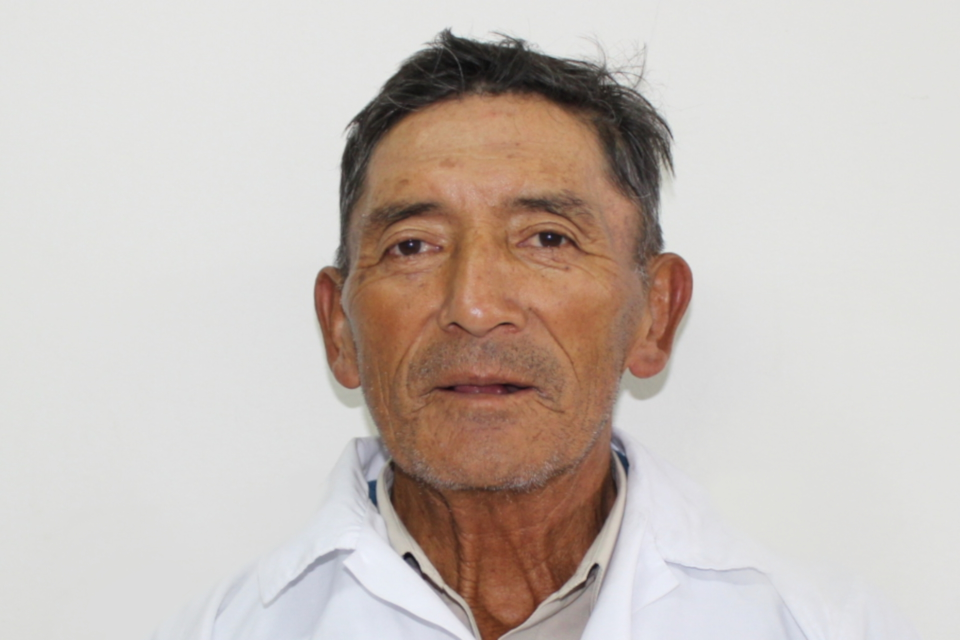
#> input picture Etnias/001_10.JPG, 1920 x 1280 px (shown at 1/2 size); its folder holds only this picture in this run
$ python extract_orb.py
#> lines starting #> are read from the running program, lines starting #| are printed output that depends on the picture
import cv2
import os
import numpy as np
import pandas as pd
import time

input_folder = "Etnias"
output_folder = "Datasets_Descriptores"

if not os.path.exists(output_folder):
    os.makedirs(output_folder)

dataset_orb = []
# ScoreType FAST mejora la consistencia en la detección de esquinas faciales estables
orb_detector = cv2.ORB_create(nfeatures=50, scoreType=cv2.ORB_FAST_SCORE)

def adjust_gamma(image, gamma=1.5):
    invGamma = 1.0 / gamma
    table = np.array([((i / 255.0) ** invGamma) * 255 for i in np.arange(0, 256)]).astype("uint8")
    return cv2.LUT(image, table)

print("🚀 Extrayendo descriptores locales ORB...")
start_total_time = time.time()

for filename in os.listdir(input_folder):
    if filename.lower().endswith(('.jpg', '.jpeg', '.png', '.bmp')):
        input_path = os.path.join(input_folder, filename)
        try:
            image = cv2.imread(input_path)
#> image is the input picture: shape (1280, 1920, 3); mean B, G, R 185.1, 191.1, 201
            if image is None: continue

            image_resized = cv2.resize(image, (128, 128))
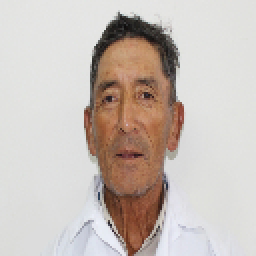
#> image_resized: shape (128, 128, 3) (shown 2 times larger); mean B, G, R 185.2, 191.2, 201.1

            denoised = cv2.bilateralFilter(image_resized, d=9, sigmaColor=75, sigmaSpace=75)
            enhanced = adjust_gamma(denoised, gamma=1.5)
#> in adjust_gamma, `return cv2.LUT(image, table)`:
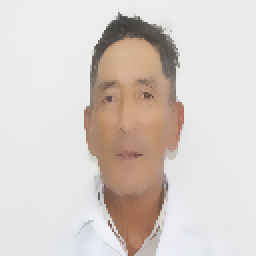
#> returned value: shape (128, 128, 3) (shown 2 times larger); mean of channels 0, 1, 2 201.7, 207.3, 215.9; drawn as B, G, R
            gray = cv2.cvtColor(enhanced, cv2.COLOR_BGR2GRAY)
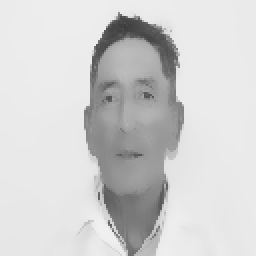
#> gray: shape (128, 128) (shown 2 times larger); min 60, max 240, mean 209.3

            keypoints, descriptors = orb_detector.detectAndCompute(gray, None)
#> keypoints = 26 keypoints; strongest (x, y, size): (42, 55, 31), (91, 53, 31), (44, 50, 31), (89, 32, 31)
            fixed_descriptor_length = 50 * 32

            if descriptors is not None:
                orb_features = descriptors.flatten()
#> orb_features = 832 values, max 255 at index 215, min 0 at index 555, mean 138
                if len(orb_features) < fixed_descriptor_length:
                    orb_features = np.pad(orb_features, (0, fixed_descriptor_length - len(orb_features)), 'constant')
#> orb_features = 1600 values, max 255 at index 215, min 0 at index 555, mean 71.74
                elif len(orb_features) > fixed_descriptor_length:
                    orb_features = orb_features[:fixed_descriptor_length]
            else:
                orb_features = np.zeros(fixed_descriptor_length, dtype=np.uint8)

            clean_id = os.path.splitext(filename)[0]
            orb_row = {"sub_id": clean_id}
            for i, val in enumerate(orb_features):
                orb_row[f"orb_{i+1}"] = val
#> this loop made 1600 passes
#> val on passes 1 to 3: 189, 67, 107
#> after the loop, orb_row = 1601 items
            dataset_orb.append(orb_row)

        except Exception as e:
            print(f"❌ Error en {filename}: {e}")

end_total_time = time.time()
total_execution_time = end_total_time - start_total_time

df_orb = pd.DataFrame(dataset_orb)
#> df_orb = table of 1 rows and 1601 columns
output_file_name = "dataset_orb.csv"
df_orb.to_csv(os.path.join(output_folder, output_file_name), index=False)

print("\n" + "="*50)
print("📊 REPORTE TÉCNICO COMPLETO - DESCRIPTOR: ORB")
print("="*50)
print(f"🔹 Dimensiones del dataset: {df_orb.shape[0]} muestras x {df_orb.shape[1] - 1} características")
#| 🔹 Dimensiones del dataset: 1 muestras x 1600 características
print(f"🔹 Tiempo total: {total_execution_time:.4f} segundos")
print("="*50 + "\n")

$ run again, on Etnias/001_22.JPG
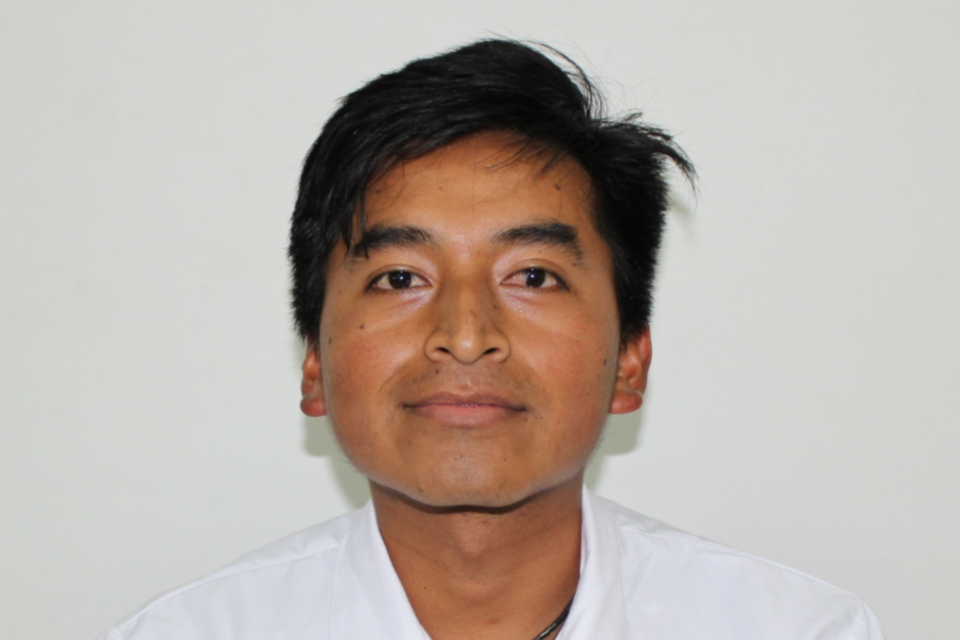
#> input picture Etnias/001_22.JPG, 1920 x 1280 px (shown at 1/2 size)
#> image is the input picture: shape (1280, 1920, 3); mean B, G, R 168.6, 175.3, 185.4
#> `image_resized = cv2.resize(image, (128, 128))`:
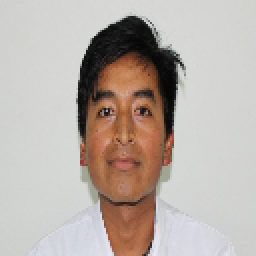
#> image_resized: shape (128, 128, 3) (shown 2 times larger); mean B, G, R 168.7, 175.5, 185.6
#> `gray = cv2.cvtColor(enhanced, cv2.COLOR_BGR2GRAY)`:
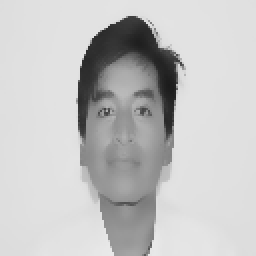
#> gray: shape (128, 128) (shown 2 times larger); min 27, max 233, mean 196
#> keypoints = 32 keypoints; strongest (x, y, size): (91, 32, 31), (88, 33, 31), (71, 55, 44.6), (54, 55, 31)
#> `orb_features = descriptors.flatten()`: orb_features = 1024 values, max 255 at index 55, min 0 at index 65, mean 134.6
#> `orb_features = np.pad(orb_features, (0, fixed_descriptor_length - len(..`: orb_features = 1600 values, max 255 at index 55, min 0 at index 65, mean 86.17
#> the loop `for i, val in enumerate(orb_features):` made 1600 passes
#> val on passes 1 to 3: 230, 159, 138
#> after the loop `for i, val in enumerate(orb_features):`: orb_row = 1601 items
#> df_orb = table of 1 rows and 1601 columns
#| 🔹 Dimensiones del dataset: 1 muestras x 1600 características

$ run again, on Etnias/001_28.JPG
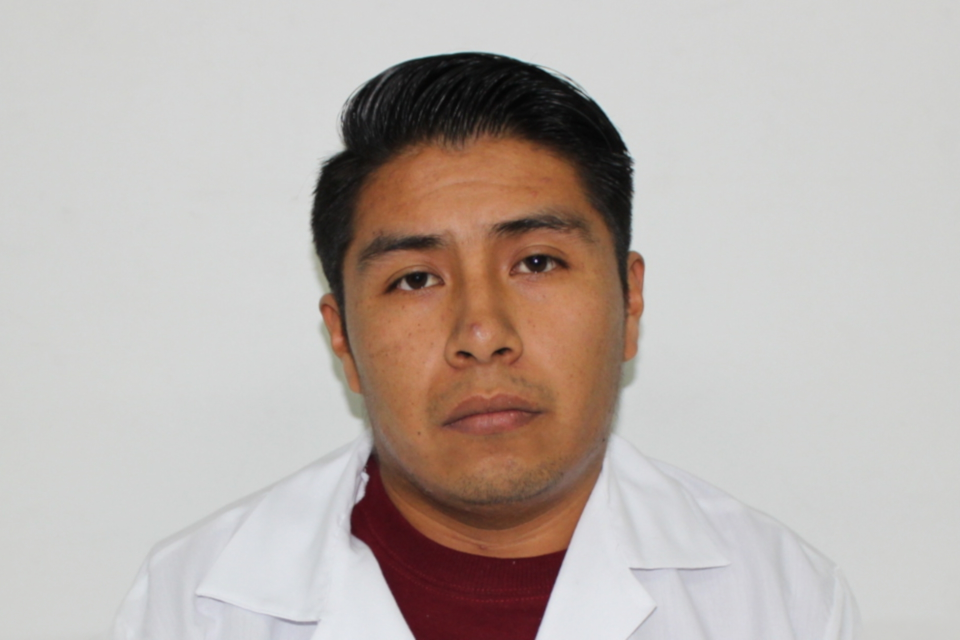
#> input picture Etnias/001_28.JPG, 1920 x 1280 px (shown at 1/2 size)
#> image is the input picture: shape (1280, 1920, 3); mean B, G, R 173.1, 178, 187.6
#> `image_resized = cv2.resize(image, (128, 128))`:
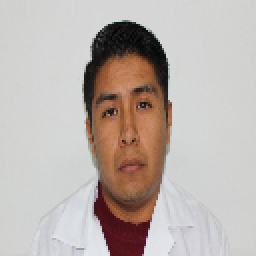
#> image_resized: shape (128, 128, 3) (shown 2 times larger); mean B, G, R 173.3, 178.2, 187.8
#> `gray = cv2.cvtColor(enhanced, cv2.COLOR_BGR2GRAY)`:
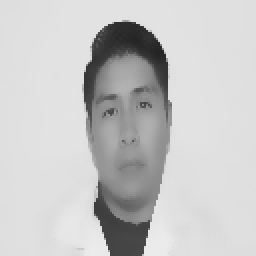
#> gray: shape (128, 128) (shown 2 times larger); min 36, max 236, mean 198.6
#> keypoints = 29 keypoints; strongest (x, y, size): (85, 52, 31), (84, 49, 31), (74, 52, 31), (56, 55, 31)
#> `orb_features = descriptors.flatten()`: orb_features = 928 values, max 255 at index 84, min 0 at index 96, mean 131.4
#> `orb_features = np.pad(orb_features, (0, fixed_descriptor_length - len(..`: orb_features = 1600 values, max 255 at index 84, min 0 at index 96, mean 76.22
#> the loop `for i, val in enumerate(orb_features):` made 1600 passes
#> val on passes 1 to 3: 147, 86, 90
#> after the loop `for i, val in enumerate(orb_features):`: orb_row = 1601 items
#> df_orb = table of 1 rows and 1601 columns
#| 🔹 Dimensiones del dataset: 1 muestras x 1600 características

$ run again, on Etnias/001_15.JPG
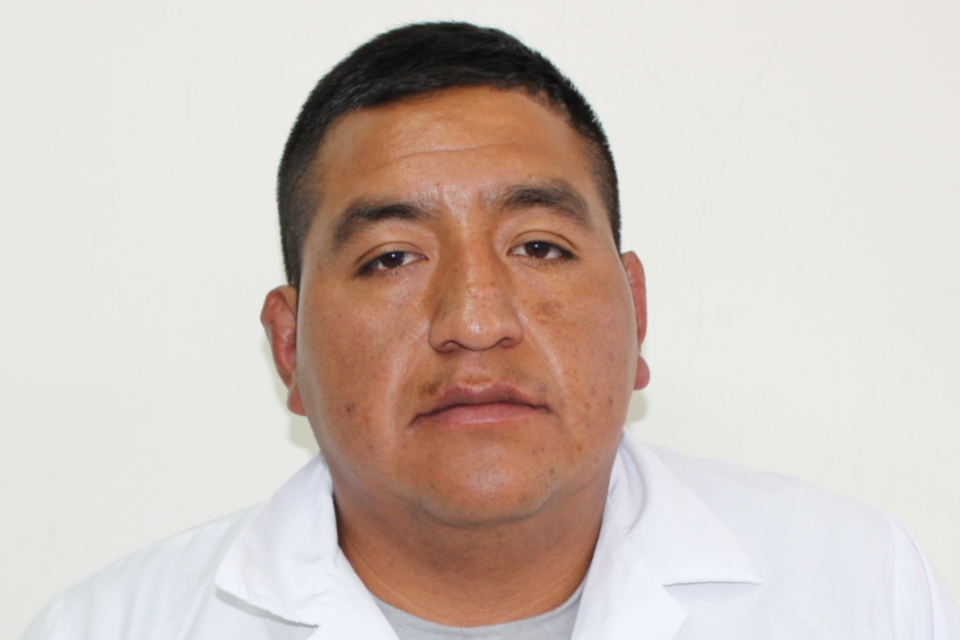
#> input picture Etnias/001_15.JPG, 1920 x 1280 px (shown at 1/2 size)
#> image is the input picture: shape (1280, 1920, 3); mean B, G, R 186.3, 194.3, 207.6
#> `image_resized = cv2.resize(image, (128, 128))`:
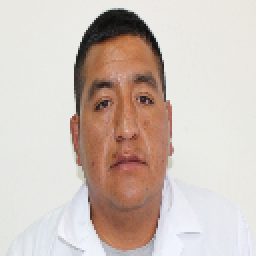
#> image_resized: shape (128, 128, 3) (shown 2 times larger); mean B, G, R 186.4, 194.4, 207.7
#> `gray = cv2.cvtColor(enhanced, cv2.COLOR_BGR2GRAY)`:
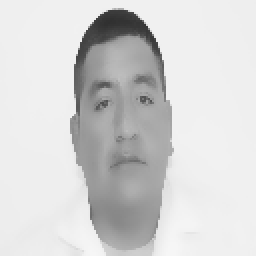
#> gray: shape (128, 128) (shown 2 times larger); min 48, max 246, mean 212
#> keypoints = 31 keypoints; strongest (x, y, size): (35, 60, 31), (75, 50, 31), (37, 56, 31), (70, 49, 31)
#> `orb_features = descriptors.flatten()`: orb_features = 992 values, max 255 at index 174, min 0 at index 203, mean 145.4
#> `orb_features = np.pad(orb_features, (0, fixed_descriptor_length - len(..`: orb_features = 1600 values, max 255 at index 174, min 0 at index 203, mean 90.14
#> the loop `for i, val in enumerate(orb_features):` made 1600 passes
#> val on passes 1 to 3: 153, 10, 70
#> after the loop `for i, val in enumerate(orb_features):`: orb_row = 1601 items
#> df_orb = table of 1 rows and 1601 columns
#| 🔹 Dimensiones del dataset: 1 muestras x 1600 características
